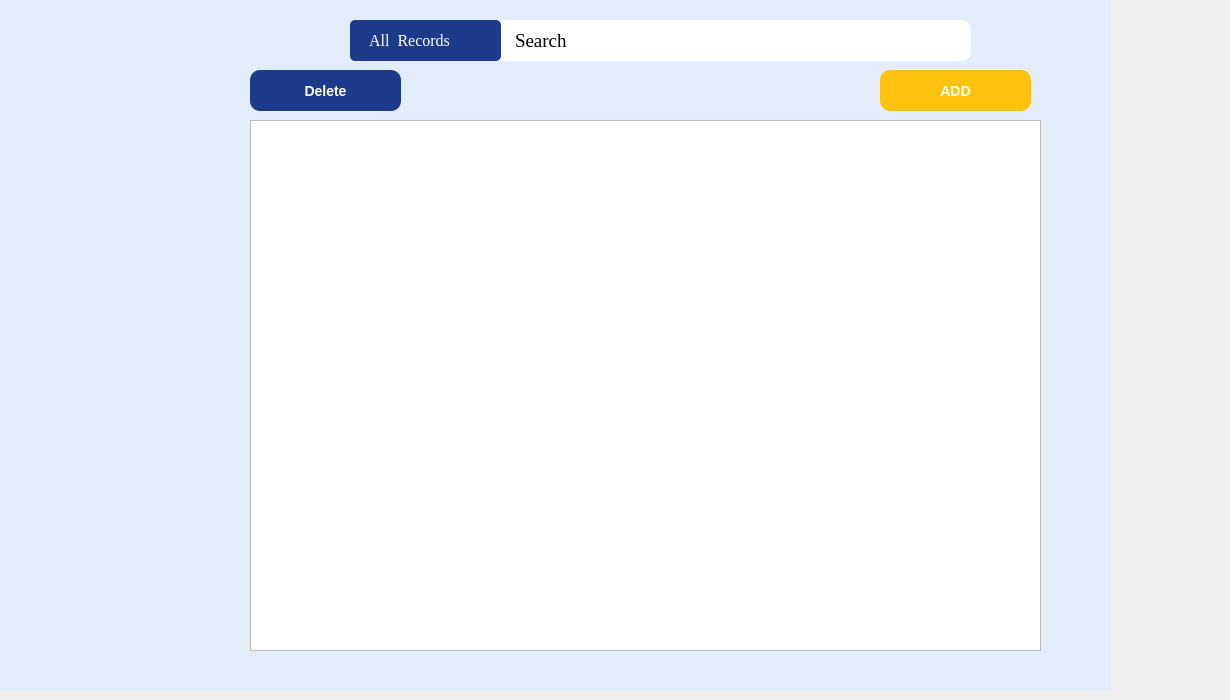
      <widget class="QWidget" name="vendorlist_6">
       <widget class="QLabel" name="label_385">
        <property name="geometry">
         <rect>
          <x>350</x>
          <y>20</y>
          <width>621</width>
          <height>41</height>
         </rect>
        </property>
        <property name="font">
         <font>
          <family>Times New Roman</family>
          <pointsize>14</pointsize>
          <bold>false</bold>
         </font>
        </property>
        <property name="styleSheet">
         <string notr="true">  border-radius: 10px; 
background: white;
  padding: 10px 160px; </string>
        </property>
        <property name="text">
         <string>Search</string>
        </property>
       </widget>
       <widget class="QLabel" name="label_386">
        <property name="geometry">
         <rect>
          <x>350</x>
          <y>20</y>
          <width>151</width>
          <height>41</height>
         </rect>
        </property>
        <property name="font">
         <font>
          <family>Times New Roman</family>
          <pointsize>12</pointsize>
         </font>
        </property>
        <property name="styleSheet">
         <string notr="true">  border-radius: 5px; 
    background-color: #1E3A8A; 
color: white;
</string>
        </property>
        <property name="text">
         <string>     All  Records </string>
        </property>
       </widget>
       <widget class="QLabel" name="label_387">
        <property name="geometry">
         <rect>
          <x>930</x>
          <y>30</y>
          <width>21</width>
          <height>21</height>
         </rect>
        </property>
        <property name="text">
         <string/>
        </property>
        <property name="pixmap">
         <pixmap resource="pictures.qrc">:/new/prefix1/Project Pictures/search_4398568.png</pixmap>
        </property>
        <property name="scaledContents">
         <bool>true</bool>
        </property>
       </widget>
       <widget class="QLabel" name="label_388">
        <property name="geometry">
         <rect>
          <x>-110</x>
          <y>0</y>
          <width>1221</width>
          <height>691</height>
         </rect>
        </property>
        <property name="tabletTracking">
         <bool>false</bool>
        </property>
        <property name="styleSheet">
         <string notr="true">background:#e3edf9;</string>
        </property>
        <property name="frameShape">
         <enum>QFrame::NoFrame</enum>
        </property>
        <property name="text">
         <string/>
        </property>
       </widget>
       <widget class="QTableView" name="tableView_6">
        <property name="geometry">
         <rect>
          <x>250</x>
          <y>120</y>
          <width>791</width>
          <height>531</height>
         </rect>
        </property>
       </widget>
       <widget class="QPushButton" name="pushButton_81">
        <property name="geometry">
         <rect>
          <x>250</x>
          <y>70</y>
          <width>151</width>
          <height>41</height>
         </rect>
        </property>
        <property name="styleSheet">
         <string notr="true">    background-color: #1E3A8A;  /* Dark blue background */
    color: white;  /* White text */
    font-size: 14px;
    font-weight: bold;
    border-radius: 10px;  /* Rounded corners */
    padding: 10px 35px;  /* Padding inside button */
    border: none; </string>
        </property>
        <property name="text">
         <string>Delete</string>
        </property>
       </widget>
       <widget class="QPushButton" name="pushButton_82">
        <property name="geometry">
         <rect>
          <x>880</x>
          <y>70</y>
          <width>151</width>
          <height>41</height>
         </rect>
        </property>
        <property name="styleSheet">
         <string notr="true">background: #ffc20f;
 color: white;  /* White text */
    font-size: 14px;
    font-weight: bold;
    border-radius: 10px;  /* Rounded corners */
    padding: 10px 40px;  /* Padding inside button */
    border: none; </string>
        </property>
        <property name="text">
         <string>ADD</string>
        </property>
       </widget>
       <zorder>label_388</zorder>
       <zorder>label_385</zorder>
       <zorder>label_386</zorder>
       <zorder>label_387</zorder>
       <zorder>tableView_6</zorder>
       <zorder>pushButton_81</zorder>
       <zorder>pushButton_82</zorder>
      </widget>
